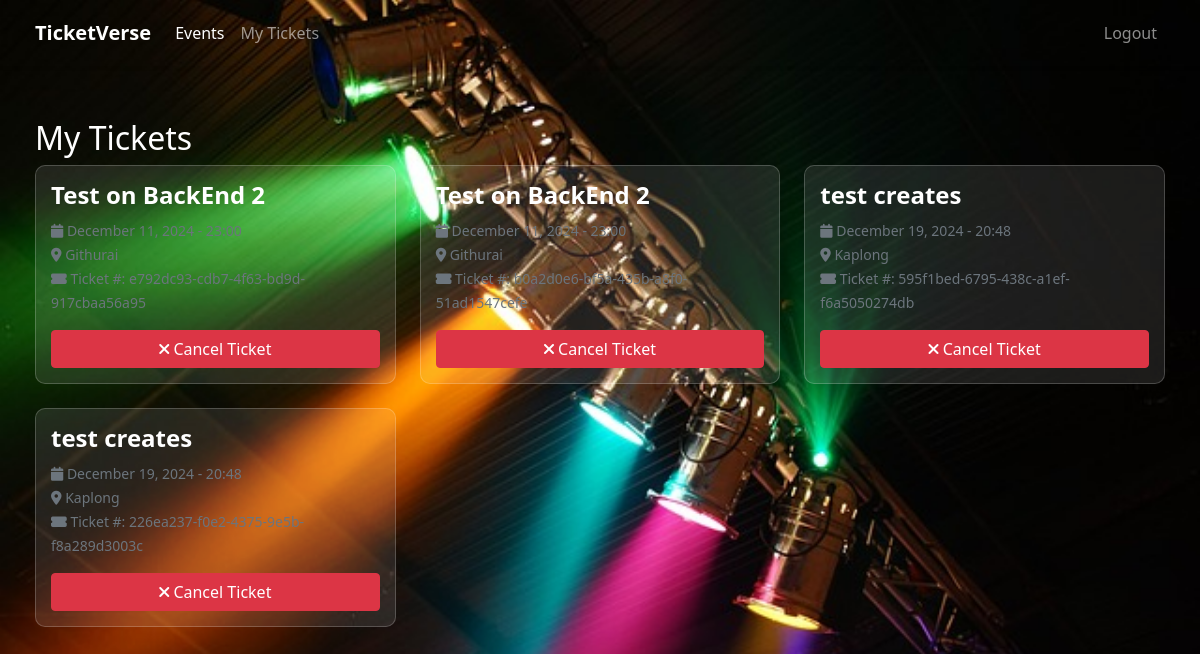
/my-tickets/ (signed in), run on the app's committed database.
### events/models.py (models this page shows, shortened)
class Ticket(models.Model):
    event = models.ForeignKey(Event, on_delete=models.CASCADE)
    user = models.ForeignKey(User, on_delete=models.CASCADE)
    purchase_date = models.DateTimeField(auto_now_add=True)
    ticket_number = models.UUIDField(default=uuid.uuid4, editable=False)
    is_cancelled = models.BooleanField(default=False)

class Event(models.Model):
    title = models.CharField(max_length=200)
    description = models.TextField()
    date = models.DateTimeField()
    venue = models.CharField(max_length=200)
    capacity = models.PositiveIntegerField()
    price = models.DecimalField(max_digits=10, decimal_places=2)
    created_by = models.ForeignKey(User, on_delete=models.CASCADE)
    created_at = models.DateTimeField(auto_now_add=True)
    updated_at = models.DateTimeField(auto_now=True)

### events/views.py (the view)
# urls.py: path('my-tickets/', views.my_tickets, name='my-tickets'),
@login_required
def my_tickets(request):
    tickets = Ticket.objects.filter(user=request.user, is_cancelled=False)
    return render(request, 'events/my_tickets.html', {'tickets': tickets})

### templates/events/my_tickets.html
{% extends "base.html" %}
{% block content %}
<h2>My Tickets</h2>
<div class="row">
    {% for ticket in tickets %}
        <div class="col-md-4 mb-4">
            <div class="card">
                <div class="card-body">
                    <h5 class="card-title">{{ ticket.event.title }}</h5>
                    <p class="card-text">
                        <small class="text-muted">
                            <i class="fas fa-calendar"></i> {{ ticket.event.date|date:"F d, Y - H:i" }}
                            <br>
                            <i class="fas fa-map-marker-alt"></i> {{ ticket.event.venue }}
                            <br>
                            <i class="fas fa-ticket-alt"></i> Ticket #: {{ ticket.ticket_number }}
                        </small>
                    </p>
                    <a href="{% url 'cancel-ticket' ticket.id %}" class="btn btn-danger">
                        <i class="fas fa-times"></i> Cancel Ticket
                    </a>
                </div>
            </div>
        </div>
    {% empty %}
        <div class="col-12">
            <p>You haven't purchased any tickets yet.</p>
        </div>
    {% endfor %}
</div>
{% endblock content %}

### static/css/styles.css (style rules this page uses)
body { background: url('/static/images/background.jpg') no-repeat center center fixed; background-size: cover; color: #fff; }
.card { border-radius: 10px; background: rgba(255, 255, 255, 0.1); color: #fff; border: 1px solid rgba(255, 255, 255, 0.2); }
.card-title { font-size: 1.5rem; font-weight: bold; }
.card-text { font-size: 1rem; }
.card-body { padding: 15px; display: flex; flex-direction: column; justify-content: space-between; }

### data on the page
Ticket: event "Test on BackEnd 2", event "December 11, 2024 - 23:00", event.venue "Githurai", ticket_number "e792dc93-cdb7-4f63-bd9d-917cbaa56a95"
Ticket: event "Test on BackEnd 2", event "December 11, 2024 - 23:00", event.venue "Githurai", ticket_number "b0a2d0e6-bf5a-435b-a8f0-51ad1547cefe"
Ticket: event "test creates", event "December 19, 2024 - 20:48", event.venue "Kaplong", ticket_number "595f1bed-6795-438c-a1ef-f6a5050274db"
Ticket: event "test creates", event "December 19, 2024 - 20:48", event.venue "Kaplong", ticket_number "226ea237-f0e2-4375-9e5b-f8a289d3003c"
